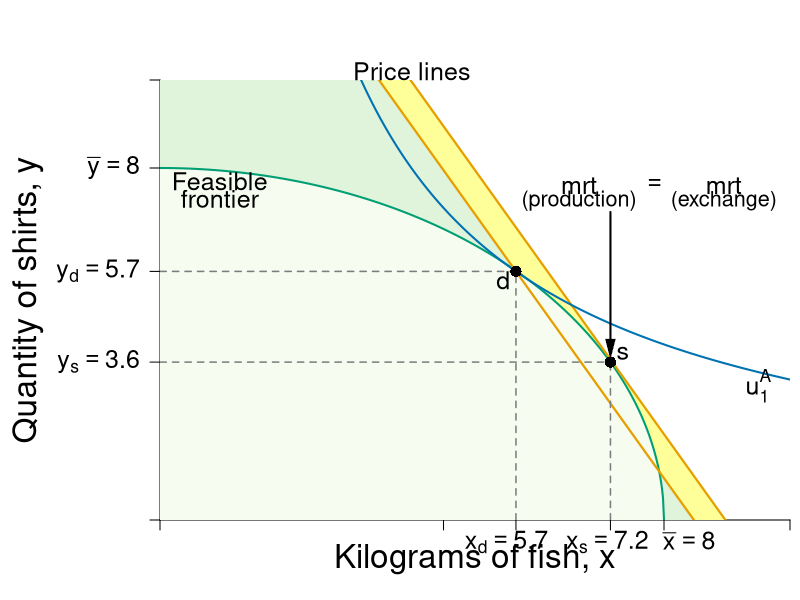

The R source for this figure:
#Graph Designer: Simon Halliday
#Authors: Bowles, Foley and Halliday
#Title: Coordination, Conflict and Competition: A Text in Microeconomics

require(shape)
pdf(file = "specprodexch/ppf_dos_indiff_a.pdf", width = 8, height = 8)

#Set parameters for graphics
pointsize <- 1.8
axislabelsize <- 2
labelsize <- 1.5
namesize <- 1.8
annotatesize <- 1.5
graphlinewidth <- 2
segmentlinewidth <- 1.5

COL <- c("#7fc97f", "#beaed4", "#fdc086", "#ffff99", "#386cb0", "#f0027f", "#bf5b17", "#666666")
COLA <- c("#e0f3db", "#99d8c9","#66c2a4","#41ae76", "#238b45", "#005824")
COLB <- c("#4eb3d3", "#2b8cbe", "#0868ac","#084081")
grays <- gray.colors(25, start = 1, end = 0)
CBCols <- c("#009E73","#0072B2","#E69F00","#CC79A7", "#F0E442")

#Edited the margins to cater for the larger LHS labels
par(mar =  c(4, 8, 4, 0.5))

#Change this to make it log of l 

# ppf <- function(l, k = 0.5) {
#   k * (1/l)
# }

ppf <- function(x, k = 0.1, maxy = 8, alpha = 2) {
  maxy - k*x^alpha 
}

ppf2 <- function(x, yint = 64){
  sqrt(yint - (x)^2)
}

uFn <- function(x, y, alpha = 0.5){
  (x^alpha)*(y^(1-alpha))
}

bcA <- function(x, w = 8, p = 2) {
  w - p*x
}


xlims <- c(0, 10)
ylims <- c(0, 10)

npts <- 501 
x <- seq(xlims[1], xlims[2], length.out = npts)
y <- seq(ylims[1], ylims[2], length.out = npts) 
a <- c(5.65)

plot(0, 0, xlim = xlims, ylim = ylims, type = "n",
     xlab = expression(paste("")),
     ylab = expression(paste("")), 
     xaxt = "n", 
     yaxt = "n", 
     cex.lab = axislabelsize, 
     bty = "n", 
     xaxs="i", 
     yaxs="i"
)


# ticksy <- seq(from = 0, to = ylims[2], by = 1)
# ylabels <- seq(from = 0, to = ylims[2], by = 1)
# ticksx <- seq(from = 0, to = xlims[2], by = 1)
# xlabels <- seq(from = 0, to = xlims[2], by = 1)
ticksy <- c(ylims[1], ppf2(x = 7.15), 5.65,  8, ylims[2])
ylabels <- c(NA,  expression(paste(y[s]) == 3.6), expression(paste(y[d]) == 5.7),  expression(paste(bar(y) == 8)), NA)
ticksx <- c(xlims[1], 4.5, 5.65, 7.15, 8, xlims[2])
xlabels <- c(NA,NA, expression(paste(x[d] == 5.7)), expression(paste(x[s] == 7.2)), expression(paste(bar(x) == 8)), NA)


axis(1, at = ticksx, pos = 0, labels = FALSE, cex.axis = labelsize)
axis(2, at = ticksy, pos = 0, labels = ylabels, las = 1, cex.axis = labelsize)

text(x = c(xlims[1], 3.8, 5.5, 7.1, 8.4, xlims[2]), par("usr")[3] - 0.1, labels = xlabels, srt = 0, pos = 1, xpd = TRUE, cex = labelsize)

npts <- 500 
xx1 <- seq(xlims[1], xlims[2], length.out = npts)
xx2 <- seq(0, 8, length.out = npts)
xx3 <- seq(xlims[1], 0, length.out = npts)
xx4 <- seq(-11, 0, length.out = npts)


#Draw the polygon for shading the feasible set
xpoly2 <- c(0, 17.95/2, 0, 0)
ypoly2 <- c(0, 0, 17.95, 0)
polygon(x = xpoly2, y = ypoly2, col=COLA[1], density=NULL, border = NA)

#Draw the polygon for shading the improvement 
xpoly2 <- c(16.95/2, 17.95/2, 0, 0)
ypoly2 <- c(0, 0, 17.95, 16.95)
polygon(x = xpoly2, y = ypoly2, col=COL[4], density=NULL, border = NA)

#Draw the polygon for shading the feasible set
xpoly1 <- seq(from = xlims[1], to = 8, length.out = 500)
ypoly1 <- ppf2(xpoly1, yint = 64)
polygon(x = c(xpoly1, rev(xpoly1[1])), y = c(ypoly1, rev(ypoly1)[1]), col="#f7fcf0", density=NULL, border = NA)



#Draw the graphs
#lines(xx1, ppf(xx1, k = 0.1, maxy = 8, alpha = 2), col = COLA[5], lwd = graphlinewidth)
lines(xx2, ppf2(xx2, yint = 64), col = CBCols[1], lwd = graphlinewidth)
lines(xx1, bcA(xx1, w = 17.95, p = 2), col = CBCols[3], lwd = graphlinewidth + 0.2)
lines(xx1, bcA(xx1, w = 16.95, p = 2), col = CBCols[3], lwd = graphlinewidth + 0.2)


#Label the feasible frontier
text(0.95, 7.7, expression("Feasible"), cex = labelsize)
text(0.95, 7.3, expression("frontier"), cex = labelsize)
#text(0.95, 6.8, expression("frontier"), cex = labelsize)
#text(2.2, 0.5, expression("(production possibilities frontier)"), cex = labelsize)


#Arrows(3.35, 0.95, 7.7, 0.95, col = "black", lty = 1, lwd = 2, arr.type = "triangle", arr.lwd = 0.5)

#Label the exchange constraint
# text(8.5, 6.5, expression("Price line"), cex = labelsize)
# text(8.5, 6.1, expression("(feasible frontier)"), cex = labelsize)
# Arrows(8.5, 6, 8.5, 1.25, col = "black", lty = 1, lwd = 2, arr.type = "triangle", arr.lwd = 0.5)
text(4, 10.2, expression("Price lines"), cex = labelsize, xpd = TRUE)
#text(4, 10.6, expression("(feasible frontier with"), cex = labelsize, xpd = TRUE)
#text(4, 10.2, expression("production at d & s and exchange)"), cex = labelsize, xpd = TRUE)
#Arrows(8.5, 6, 8.5, 1.25, col = "black", lty = 1, lwd = 2, arr.type = "triangle", arr.lwd = 0.5)


contour(x, y, 
        outer(x, y, uFn),
        drawlabels = FALSE,
        col = CBCols[2],
        lwd = graphlinewidth,
        levels = a, 
        xaxs="i", 
        yaxs="i", 
        add = TRUE)

#Axis labels
#mtext(expression(paste("Kilograms of fish kilograms, ", x)), side = 1, line = 2.5, cex = axislabelsize)
text(0.5*xlims[2], -0.9, expression(paste("Kilograms of fish, ", x)), xpd = TRUE, cex = axislabelsize) 
text(-2.1, 5, expression(paste("Quantity of shirts, ", y)), xpd = TRUE, cex = axislabelsize, srt = 90) 

#Annotate max u point on feasibility frontier
text(5.45, 5.45, expression(paste(d)), cex = labelsize)
segments(0, 5.65, 5.65, 5.65, lty = 2, col = grays[20], lwd = segmentlinewidth)
segments(5.65, 0, 5.65, 5.65, lty = 2, col = grays[20], lwd = segmentlinewidth)
points(5.65, 5.65, pch = 16, col = "black", cex = 1.5)

#Point of tangency between exchange budget and ppf
text(7.35, ppf2(x = 7.15) +.2, expression(s), cex = labelsize)
segments(0, ppf2(x = 7.15), 7.15, ppf2(x = 7.15), lty = 2, col = grays[20], lwd = segmentlinewidth)
segments(7.15, 0, 7.15, ppf2(x = 7.15), lty = 2, col = grays[20], lwd = segmentlinewidth)
points(7.15, ppf2(x = 7.15), pch = 16, col = "black", cex = 1.5)

#Add mrt = mrt at s
text(7.15 - 0.5, 7 + 0.6, expression(paste(mrt)), cex = labelsize)
text(7.15 + 0.7, 7 + 0.6, expression(paste(phantom() == phantom())), cex = labelsize)
text(7.15 + 1.8, 7 + 0.6, expression(paste(mrt)), cex = labelsize)
text(7.15 - 0.5, 7 + 0.25, expression(paste("(production)")), cex = labelsize - 0.2)
text(7.15 + 1.8, 7 + 0.25, expression(paste("(exchange)")), cex = labelsize - 0.2)
Arrows(7.15, 7, 
       7.15, ppf2(x = 7.15) + 0.3, 
       col = "black", lty = 1, lwd = 2, 
       arr.type = "triangle", arr.lwd = 0.5)

#Point of tangency between exchange budget and indiff curve 3
# text(4.7, bcA(x = 4.5, w = 18, p = 2) +.2, expression(e), cex = labelsize)
# segments(0, bcA(x = 4.5, w = 18, p = 2), 4.5, bcA(x = 4.5, w = 18, p = 2), lty = 2, col = grays[20], lwd = segmentlinewidth)
# segments(4.5, 0, 4.5, bcA(x = 4.5, w = 18, p = 2), lty = 2, col = grays[20], lwd = segmentlinewidth)
# points(4.5, bcA(x = 4.5, w = 18, p = 2), pch = 16, col = "black", cex = 1.5)


#Add mrs = mrt at e
# text(7.7, bcA(x = 4.5, w = 18, p = 2), expression(paste(mrs == mrt, " (exchange)")), cex = labelsize)
# #text(6.8, bcA(x = 4.5, w = 18, p = 2) - 0.2, expression(paste("(exchange)")), cex = labelsize)
# Arrows(5.8, bcA(x = 4.5, w = 18, p = 2), 
#        4.8, bcA(x = 4.5, w = 18, p = 2), 
#        col = "black", lty = 1, lwd = 2, 
#        arr.type = "triangle", arr.lwd = 0.5)


#Label the indifference curves
#text(9.5, 1.25, expression(u[1]^A), cex = labelsize)
text(9.5, 3.05, expression(u[1]^A), cex = labelsize)
# text(9.5, 3.9, expression(u[3]^A), cex = labelsize)

dev.off()
